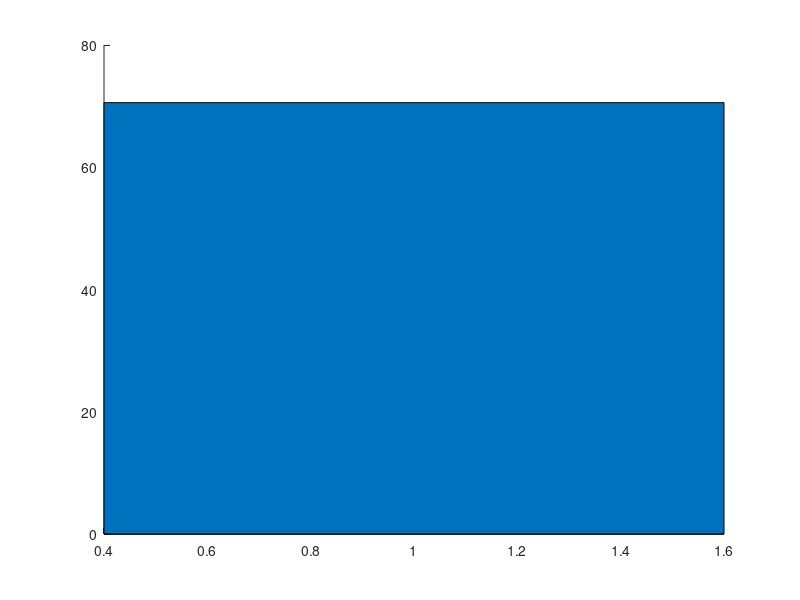

The MATLAB source for this figure: (Note: this script raises an error after producing the figure.)
clear all, close all, clc
% Data for Final Exam Performance
mean_scores = [70.57, 63.58];
std_devs = [15.22, 20.76];

figure('Name', 'Final Exam Performance', 'Color', 'w', 'Position', [100, 100, 600, 500]);
hold on; % Turn hold on so we can plot multiple bars

% Define exact x-positions
x_pos1 = 1; % Position of the first bar
x_pos2 = 2; % Position of the second bar
absolute_width = 0.6; % The exact width of the bars

% Plot the first bar (High Participation)
b1 = bar(x_pos1, mean_scores(1), absolute_width);
b1.FaceColor = [0.7, 0.7, 0.7];
b1.EdgeColor = 'k';
b1.LineWidth = 1;

% Plot the second bar (Low Participation)
b2 = bar(x_pos2, mean_scores(2), absolute_width);
b2.FaceColor = [0.7, 0.7, 0.7];
b2.EdgeColor = 'k';
b2.LineWidth = 1;

% Add text labels inside the bars
text(x_pos1, 35, sprintf('%.2f%%', mean_scores(1)), ...
    'HorizontalAlignment', 'center', 'VerticalAlignment', 'top', ...
    'FontSize', 11, 'Color', 'k', 'FontWeight', 'bold');

text(x_pos2, 35, sprintf('%.2f%%', mean_scores(2)), ...
    'HorizontalAlignment', 'center', 'VerticalAlignment', 'top', ...
    'FontSize', 11, 'Color', 'k', 'FontWeight', 'bold');

hold off;

% Formatting
ax = gca;
ax.XColor = 'k';
ax.TickDir = 'out';

set(gca, 'XTick', [x_pos1, x_pos2], ...
    'XTickLabel', {'High (\geq3 Assignments)', 'Low (<3 Assignments)'}, ...
    'FontSize', 10, 'LineWidth', 1, 'FontWeight','bold');

% Now you can change xlim to add exactly as much empty space on the sides as you want
xlim([0, 3]); 
ylim([0, 100]);

ylabel('Mean Exam Score', 'FontSize', 12, 'FontWeight', 'bold');
title('Final Exam Performance', 'FontSize', 14);

b1.ShowBaseLine = 'off';
b2.ShowBaseLine = 'off';
